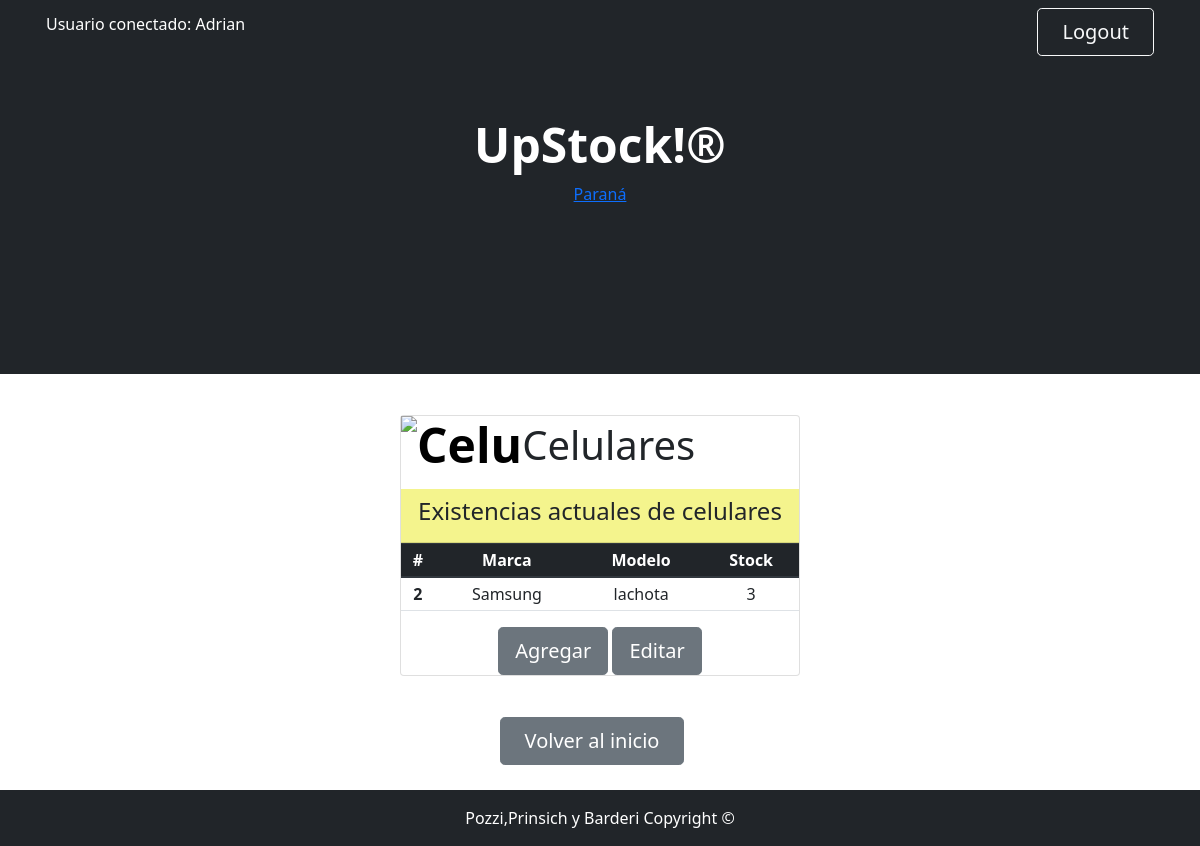
Screenshot of /listados/show_cel/ (signed in) with the database file from the repository.
### Miapp/models.py (models this page shows, shortened)
class Celulares (models.Model):
    marca= models.CharField (max_length=50)
    modelo= models.CharField (max_length=50)
    stock= models.IntegerField ()

### Miapp/views.py (the view)
# urls.py: path('show_cel/',show_celulares,name="show_cel"),
@permission_required('Miapp.view_celulares', raise_exception=True)
@login_required(login_url='Inicio')
def show_celulares(request):
    lista = Celulares.objects.all()
    return render(request, "show_cel.html",{"Celulares": lista} )

### Miapp/templates/show_cel.html
{% extends 'padre.html' %}
{% load static %}
{% block Contenido_cambiante %}
<h1  style= "text-align:left;"> <img src= "https://elestimulo.com/wp-content/uploads/2017/05/portada-app.gif" width= "150" height = "80" alt="Celu" class="display-5 fw-bolder text-black mb-2">Celulares </h1>
<div class="card-header" style="background-color: rgba(244, 244, 136, 0.957);">
  <h4>Existencias actuales de celulares</h4>
</div>
    <table class="table table-sm">
        <thead class="thead-dark">
          <tr>
            <th scope="col">#</th>
            <th scope="col">Marca</th>
            <th scope="col">Modelo</th>
            <th scope="col">Stock</th>
          </tr>
        </thead>
        {% for celus in Celulares %}
        <tbody>
          <tr>
            <th scope="row">{{celus.id}}</th>
            <td>{{celus.marca}}</td>
            <td>{{celus.modelo}}</td>
            <td>{{celus.stock}}</td>
          </tr>
        </tbody>
        {% endfor %}
    </table>
<div>
  {% if  perms.Miapp.add_celulares %}
  <a class="btn btn-secondary btn-lg " href="{% url 'Celulares'%}">Agregar</a>
  {% endif %}
  {% if  perms.Miapp.change_celulares %}
  <a class="btn btn-secondary btn-lg " href="{% url 'show_cel_edit'%}">Editar</a>
  {% endif %}
</div>
{% endblock %}

### Miapp/templates/padre.html (shortened to what this page needs)
<!DOCTYPE html>
<html lang="en">
    <head>
        {% load static %}
        <link rel="stylesheet" href="https://cdn.jsdelivr.net/npm/bootstrap@4.0.0/dist/css/bootstrap.min.css"
>
        <link href="https://cdn.jsdelivr.net/npm/bootstrap-icons@1.4.1/font/bootstrap-icons.css" rel="stylesheet" />
        <link href="{%static 'css/styles.css'%}" rel="stylesheet" />
    </head>
    <body id="divconfondo">
        <nav class="navbar navbar-expand-lg navbar-dark bg-dark">
            <div class="container px-3">
            {% if user.is_authenticated %}
                    <p style="color:white"> Usuario conectado: {{user.username}} </p>
                    <a class="btn btn-outline-light btn-lg px-4" href="{% url 'Logout' %}">Logout</a>
                {% else %}
                    <a class="btn btn-outline-light btn-lg px-4" href="{% url 'Login' %}">Login</a>
                {% endif %}
        </nav>
        <header class="bg-dark py-1">
            <div class="container px-1">
                <div class="row  justify-content-center">
                    <div class="col-lg-6">
                        <div class="text-center my-5">
                            <h1 class="display-5 fw-bolder text-white mb-2">UpStock!®</h1>
                                 <div id="tw_19_1704680239">
                                <div style="width:120px; height:140px; margin: 0 auto;">
                                <a href="https://hotelmix.es/time/parana-30036">Paraná</a><br/></div></div>
                        </div>
                    </div>
                </div>
            </div>
        </header>
        <div class="text-center py-3"  >
            <div id="tarjeta" class="card">
                {% block Contenido_cambiante %}
                {% endblock Contenido_cambiante %}
            </div>
        </div>
        <div id="botoninicio" class="text-center">
    <a class="btn btn-secondary btn-lg px-4 me-sm-3" href="{% url 'Inicio'%}">Volver al inicio</a>
    </div>
    <footer class="py-3 bg-dark">
        <div class="container px-5"><p class="m-0 text-center text-white">Pozzi,Prinsich y Barderi Copyright &copy; </p></div>
    </footer>
    </body>
</html>

### rows the page displays
Celulares: id "2", marca "Samsung", modelo "lachota", stock "3"

### other values shown
{{ user.username }} "Adrian"
